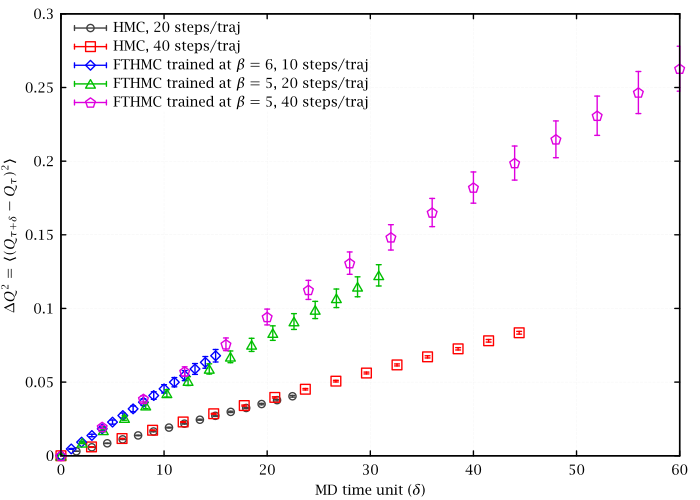

Generate this figure with gnuplot:
set lmargin 9
set grid lc rgb '#f0f0f0'
set xlabel 'MD time unit ($\delta$)'
set ylabel '$\Delta Q^2 = \langle (Q_{\tau+\delta}-Q_\tau)^2 \rangle$'
set key left Left reverse
plot\
	"<sed -n '/^beta: 6$/,/^beta: /{/^BEGIN dQ2$/,/^END dQ2$/{/dQ2/d;p;};}' ../../u1_2d/stats/t_hmc_2_dq2_post_train" u ($1*20*0.074845677855114881):2:4 w e t 'HMC, 20 steps/traj',\
	"<sed -n '/^beta: 6$/,/^beta: /{/^BEGIN dQ2$/,/^END dQ2$/{/dQ2/d;p;};}' ../../u1_2d/stats/t_hmc_0_dq2_post_train" u ($1*40*0.074065811732683923):2:4 w e t 'HMC, 40 steps/traj',\
	"<sed -n '/^beta: 6$/,/^beta: /{/^BEGIN dQ2$/,/^END dQ2$/{/dQ2/d;p;};}' ../../u1_2d/stats/t_force_b25_0_dq2_post_train" u ($1*10*0.1):2:4 w e t 'FTHMC trained at $\beta=6$, 10 steps/traj',\
	"<sed -n '/^beta: 6$/,/^beta: /{/^BEGIN dQ2$/,/^END dQ2$/{/dQ2/d;p;};}' ../../u1_2d/stats/i_force_b25_0_b5_0_dq2_post_train" u ($1*20*0.10272916993447123):2:4 w e t 'FTHMC trained at $\beta=5$, 20 steps/traj',\
	"<sed -n '/^beta: 6$/,/^beta: /{/^BEGIN dQ2$/,/^END dQ2$/{/dQ2/d;p;};}' ../../u1_2d/stats/i_force_b25_0_b5_1_dq2_inference" u ($1*40*0.1):2:4 w e t 'FTHMC trained at $\beta=5$, 40 steps/traj'
